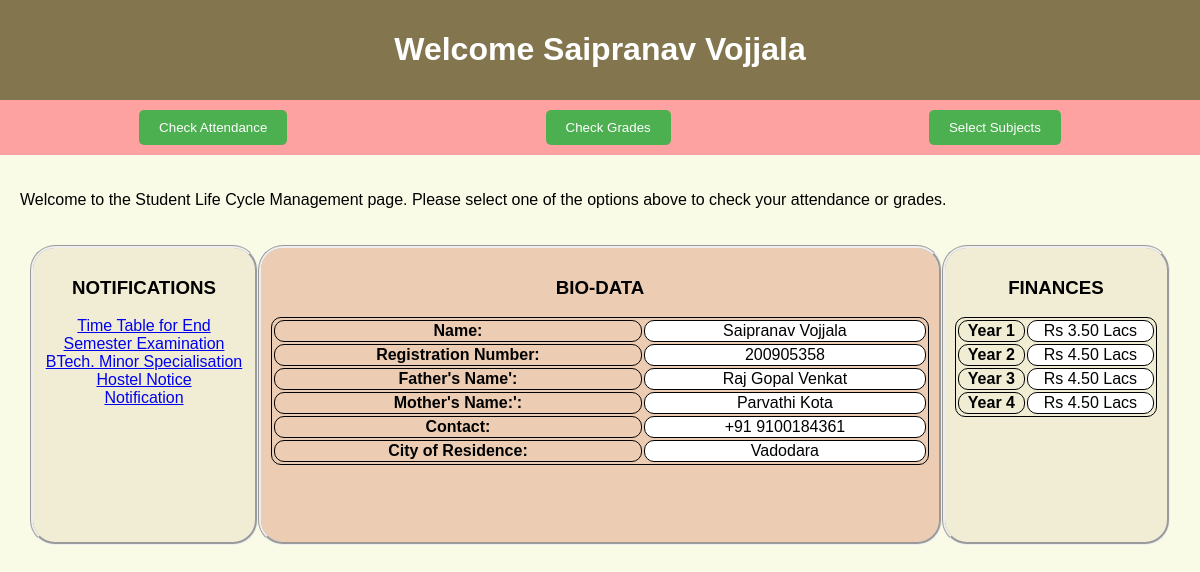
Page /portfolio/200905358 on the committed database.
### app/models.py (models this page shows, shortened)
class Registration(models.Model):
    name = models.CharField(max_length = 20)
    reg_no = models.PositiveIntegerField(primary_key=True)
    password = models.CharField(max_length = 20)
    father_name = models.CharField(max_length = 20)
    mother_name = models.CharField(max_length = 20)
    contact = models.PositiveIntegerField()
    city = models.CharField(max_length = 50)

### app/views.py (the view)
# urls.py: path('<int:reg>', views.goHome, name='goHome'),
def goHome(request, reg):
    obj = Registration.objects.get(reg_no = reg)
    return render(request, 'app/portfolio.html', {"student": obj})

### app/templates/app/portfolio.html (shortened to what this page needs)
<!DOCTYPE html>
<html>
<head>
</head>
<body>
    <header>
        <h1>Welcome {{student.name}}</h1>
    </header>
    <nav>
        <form action="{% url 'viewAttendance' reg=student.reg_no %}"><button id="attendance-btn">Check Attendance</button></form>
        <form action="{% url 'viewGrades' reg=student.reg_no %}"><button id="grades-btn">Check Grades</button></form>
        <form action="{% url 'selectSubjects' reg=student.reg_no %}"><button id="select-subjects-btn">Select Subjects</button></form>
    </nav>
    <section>
        <p>Welcome to the Student Life Cycle Management page. Please select one of the options above to check your attendance or grades.</p>
    </section>
    <center>
        <div class="container">
            <div class="row">
                <div class="col c1">
                    <h3>NOTIFICATIONS</h3>
                    <p>
                        <marquee><a href="https://drive.google.com/file/d/1gSMydU-_JiCwRz5kFJbzOmO6q1lOUHYc/view?usp=sharing">Time Table for End Semester Examination</a><br /></marquee>
                        <marquee><a href="https://drive.google.com/file/d/1sPGnYjiM_cvQO7RMcfUYUAxxxc6ABZiD/view?usp=sharing">BTech. Minor Specialisation</a><br /></marquee>
                        <marquee><a href="https://drive.google.com/file/d/1yIVBAfkokR4XlS8iJMb6bpIl2aFyFwkx/view?usp=sharing">Hostel Notice</a><br /></marquee>
                        <marquee><a href="https://youtu.be/dQw4w9WgXcQ">Notification</a><br /></marquee>
</p>
                </div>
                <div class="col c2">
                    <center><h3>BIO-DATA</h3></center>
                    <table style="width:100%">
                        <tr>
                            <th>Name:</th>
                            <td>{{student.name}}</td>
                        </tr>
                        <tr>
                            <th>Registration Number:</th>
                            <td>{{student.reg_no}}</td>
                        </tr>
                        <tr>
                            <th>Father's Name':</th>
                            <td>{{student.father_name}}</td>
                        </tr>
                        <tr>
                            <th>Mother's Name:':</th>
                            <td>{{student.mother_name}}</td>
                        </tr>
                        <tr>
                            <th>Contact:</th>
                            <td>+91 {{student.contact}}</td>
                        </tr>
                        <tr>
                            <th>City of Residence:</th>
                            <td>{{student.city}}</td>
                        </tr>
                    </table>
                </div>
                <div class="col c1">
                    <center><h3>FINANCES</h3></center>
                    <table style="width:100%">
                        <tr>
                            <th>Year 1</th>
                            <td>Rs 3.50 Lacs</td>
                        </tr>
                        <tr>
                            <th>Year 2</th>
                            <td>Rs 4.50 Lacs</td>
                        </tr>
                        <tr>
                            <th>Year 3</th>
                            <td>Rs 4.50 Lacs</td>
                        </tr>
                        <tr>
                            <th>Year 4</th>
                            <td>Rs 4.50 Lacs</td>
                        </tr>
                    </table>
                </div>
            </div>
        </div>
    </center>
</body>
</html>

### app/templates/app/portfolio.html (style rules this page uses)
* { box-sizing: border-box; }
body { font-family: Arial, sans-serif; margin: 0; padding: 0; background-color: #F9FBE7; }
header { background-color: #83764F; color: white; padding: 10px; text-align: center; }
nav { background-color: #FEA1A1; display: flex; justify-content: space-around; align-items: center; padding: 10px; }
button { background-color: #4CAF50; color: white; border: none; border-radius: 5px; padding: 10px 20px; cursor: pointer; }
section { padding: 20px; }
.container { width: 95%; column-gap: 20px; }
.col { float: left; padding: 10px; height: 300px; border-style: groove; border-radius: 25px; }
.c1 { width: 20%; background-color: #F0EDD4; }
.c2 { width: 60%; background-color: #ECCDB4; }
table, th, td { border: 1px solid black; border-radius: 10px; text-align: center }
td { background-color: white; }

### rows in the picture
Registration: name "Saipranav Vojjala", reg_no "200905358", father_name "Raj Gopal Venkat", mother_name "Parvathi Kota", contact "9100184361", city "Vadodara"
